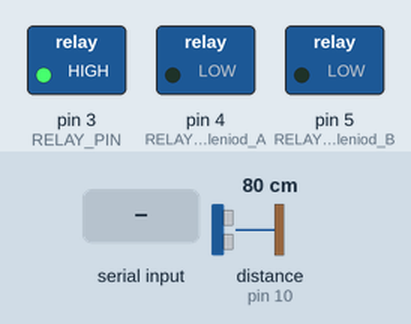
The sketch below on a simulated Arduino Mega 2560, built with avr-gcc and run on an emulated ATmega2560. Shown: switched loads named in the sketch (green lamp = pin HIGH). Wiring (inferred from the names in the program): ultrasonic range finder: trigger pin 8; echo pin 10. Inputs (shaded band) come from the test bench; at power-on: distance to the obstacle (sensor on pin 10) 80 cm. The echo pulse lasts 58.3 µs per cm; pins used as bus, display or sensor lines are not drawn.

Above: at 2.0 s.
2.1 s: distance to the obstacle (sensor on pin 10) set to 8 cm
6.2 s: distance to the obstacle (sensor on pin 10) set to 5 cm
At 9.6 s:
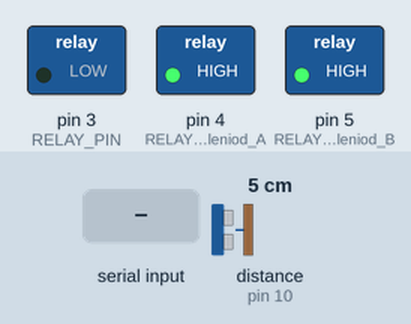
10.5 s: "1,90\n" received over the second serial link
At 13.9 s:
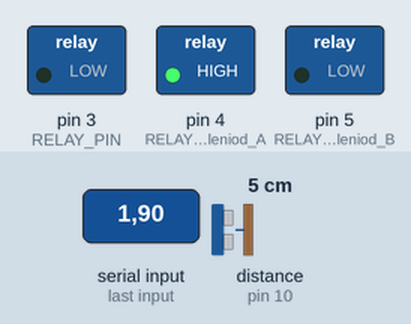
14.5 s: "90,45,200\n" received over the second serial link
At 19.1 s:
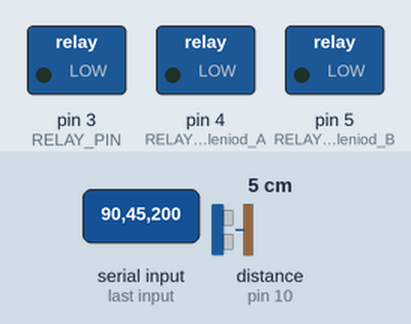
19.5 s: "1,90,45\n" received over the second serial link
At 24.2 s:
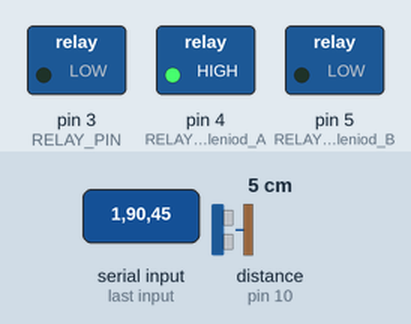
Timing chart, 0 to 25.5 s (numbered marks = the images above; inputs shaded):
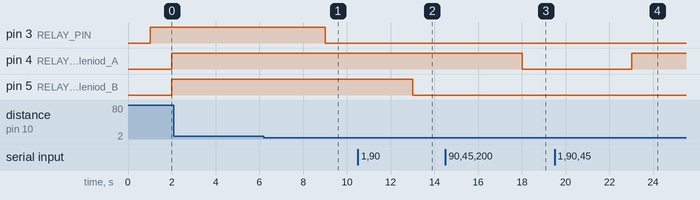

Measured:
- the behaviour switches between 7 and 6 cm on distance to the obstacle (sensor on pin 10) (found by bisection; images 0 and 1)
- after the input at 2.1 s, every drawn part: stays the same
- after the input at 6.2 s, pin 3 (RELAY_PIN): HIGH → LOW after 2.8 s
- after the input at 10.5 s, pin 5 (RELAY_PIN_soleniod_B): HIGH → LOW after 2.5 s
- after the input at 14.5 s, pin 4 (RELAY_PIN_soleniod_A): HIGH → LOW after 3.5 s
- after the input at 19.5 s, pin 4 (RELAY_PIN_soleniod_A): LOW → HIGH after 3.5 s

The sketch:

SamrtTank.ino
```cpp
int ON = 1;
int OFF = 0;
int auto_ = 1;
int manual = 0;
int switchOne = 1;
int switchTwo = 1;
int minWatkerLeveL = 6;//cm
float waterlevel = 0.0; //cm
int tanklevel = 12; //cm
float duration, distance;
String data_ = "1110";

//ultrasonic sensor pins.
const int trigPin = 8;
const int echoPin = 10;

//relay pins
const int RELAY_PIN = 3;  // the Arduino pin, which connects to the IN pin of relay
const int RELAY_PIN_soleniod_A = 4;
const int RELAY_PIN_soleniod_B = 5;

void sendWaterLevel(double waterlevel){
  Serial1.print(String(waterlevel));
}

void updateSwitchsStatus(){
   if (Serial2.available()) {
    data_ = Serial2.readString();
    Serial.println(data_);
    Serial2.flush();
  }
}

void checkSwitchOneValue(){
  switchOne = String(data_[0]).toInt();
}

void checkSwitchTwoValue(){
  switchTwo =String(data_[1]).toInt();
}

void  checkAutoValue(){
  auto_ = String(data_[2]).toInt();
}


void  checkManualValue(){
  manual = String(data_[3]).toInt();
}

void turnOnSwithOne(){
Serial.println("Solenoid valve is ON");
digitalWrite(RELAY_PIN_soleniod_A,HIGH);
}

void turnOFFSwithOne(){
Serial.println("Solenoid valve is OFF");
digitalWrite(RELAY_PIN_soleniod_A,LOW);
}


void turnOnSwithTwo(){
  digitalWrite(RELAY_PIN_soleniod_B,HIGH);
  Serial.println("Solenoid valve is ON");
}

void turnOFFSwithTwo(){
digitalWrite(RELAY_PIN_soleniod_B,LOW);
Serial.println("Solenoid valve is OFF");
}

void checkWaterLeveL(){
  if(waterlevel<minWatkerLeveL && auto_ == ON){
      Serial.println("Pump is ON");
      turnOnPump();
      //callevel();
    }else{
        Serial.println("Pump is OFF");
        turnOFFPump();
    }
}


void turnOnPump(){
  digitalWrite(RELAY_PIN, HIGH);
}

void turnOFFPump(){
  digitalWrite(RELAY_PIN, LOW);
}
void callevel(){
    digitalWrite(trigPin, LOW);
    delayMicroseconds(2);
    digitalWrite(trigPin, HIGH);
    delayMicroseconds(10);
    digitalWrite(trigPin, LOW);

    duration = pulseIn(echoPin, HIGH);
    distance = (duration*.0343)/2;
    waterlevel = tanklevel -  distance;
    Serial.print("Waterlevel: ");
    Serial.println(waterlevel);
    delay(1000);
  }

  void setup() {
  Serial1.begin(115200);
  Serial2.begin(115200);
  pinMode(RELAY_PIN, OUTPUT);
  pinMode(trigPin, OUTPUT);
  pinMode(echoPin, INPUT);
  pinMode(RELAY_PIN_soleniod_A, OUTPUT);
  pinMode(RELAY_PIN_soleniod_B, OUTPUT);
}


void loop() {
   callevel();
   updateSwitchsStatus();
   checkSwitchOneValue();
   checkSwitchTwoValue();
   checkAutoValue();
   checkManualValue();
   checkWaterLeveL();
   delay(1000);
   sendWaterLevel(waterlevel);
   if(switchOne == ON){
      turnOnSwithOne();
   }else{
      turnOFFSwithOne();
   }
   if(switchTwo == ON){
      turnOnSwithTwo();
   }else{
      turnOFFSwithTwo();
   }
}
```
